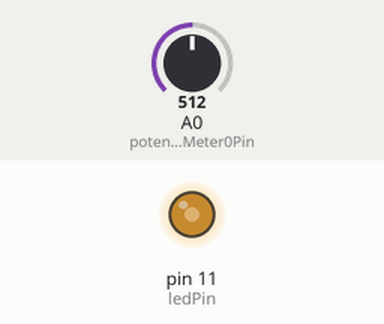
Bench run of a sketch on a simulated Arduino Uno, built with avr-gcc and run on an emulated ATmega328P. Parts: output pins drawn as LEDs (lit = HIGH). Inputs (shaded band) come from the test bench; at power-on: A0 (potentioMeter0Pin) = 512. What the sketch prints to the serial monitor is not drawn.

Above: at 1.2 s.
1.3 s: A0 (potentioMeter0Pin) set to 716
At 2.4 s:
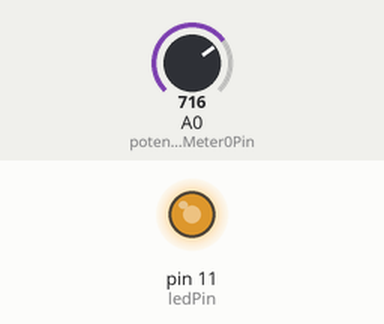
2.8 s: A0 (potentioMeter0Pin) set to 900
At 3.4 s:
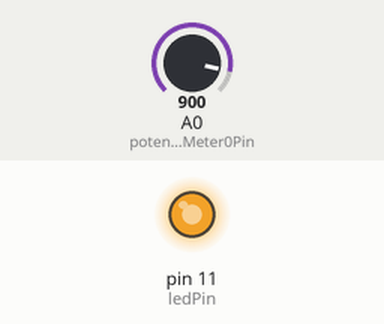
4.3 s: A0 (potentioMeter0Pin) set to 122
At 5.5 s:
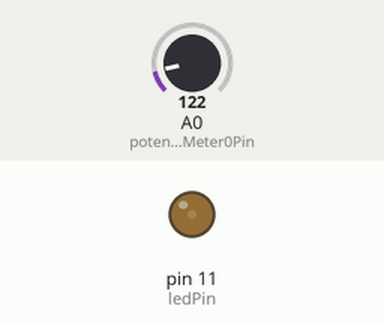
5.8 s: A0 (potentioMeter0Pin) set to 0
At 7.1 s:
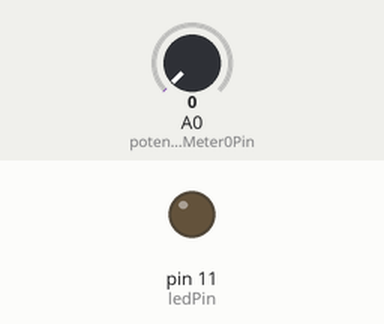
Timing chart, 0 to 8.3 s (numbered marks = the images above; inputs shaded):
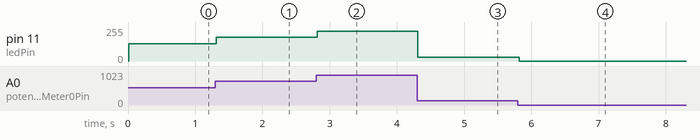

The sketch:

jx3p-midi-controller.ino
```cpp
// Simple setup for controlling JX-3P VCF low pass cutoff via potentiometer

int potentioMeter0Pin = 0;
int potentioMeter0Val = 0;
int earlierVcfCutoffMidiVal = 0;
int ledPin = 11; // PWM Output

// JX-3P kiwi mod midi bytes
int vcfLowPassCutoff = 41;
int continuousController = 176;

void setup()
{
  pinMode(ledPin, OUTPUT);
  Serial.begin(31250); // Midi baudrate needs to be 31250
}

void loop()
{
  potentioMeter0Val = analogRead(potentioMeter0Pin);

  delay(10);

  int midiVal = potentioMeter0Val / 8;
  if (midiVal != earlierVcfCutoffMidiVal) {
    Serial.println(midiVal);

    // Approximate midi value 0 - 127 (and led 0 - 255)
    // TODO: convert to use more precise multiMap or use linear potentiometer
    analogWrite(ledPin, potentioMeter0Val / 4);
    int midiVal = potentioMeter0Val / 8;
    midiMessage(continuousController, vcfLowPassCutoff, midiVal);
    earlierVcfCutoffMidiVal = midiVal;
  }
}

void midiMessage(int statusByte, int secondByte, int thirdByte) {
  Serial.write(statusByte);
  Serial.write(secondByte);
  Serial.write(thirdByte);
}
```

Measured:
- after the input at 1.3 s, pin 11 (ledPin): 128/255 → 179/255 at once
- after the input at 2.8 s, pin 11 (ledPin): 179/255 → 225/255 at once
- after the input at 4.3 s, pin 11 (ledPin): 225/255 → 30/255 at once
- after the input at 5.8 s, pin 11 (ledPin): 30/255 → 0/255 at once
